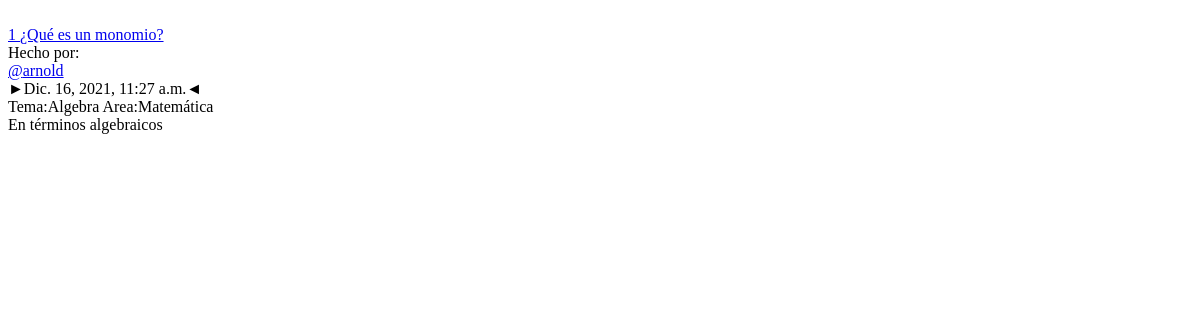
Before: /search_e/ with the older database file.
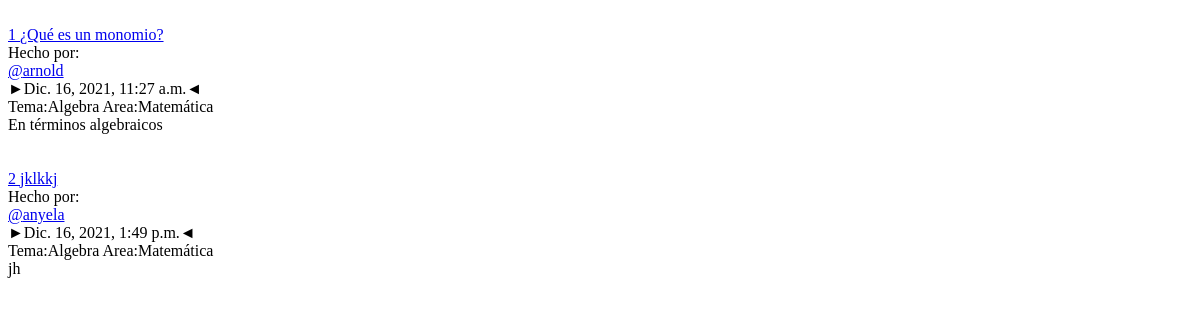
After: the same page with the newer database file.
### usuarios/models.py (models this page shows, shortened)
class Pregunta(models.Model):
    id = models.AutoField(primary_key=True)
    enunciado = models.CharField(max_length = 500, null = True)
    descripcion = models.CharField(max_length = 500, null = True)
    usuario = models.ForeignKey (Usuario, on_delete = models.CASCADE, null = True)
    tema = models.ForeignKey (Tema, on_delete = models.CASCADE, null = True)
    area = models.ForeignKey (Area, on_delete = models.CASCADE, null = True)
    fecha_de_creacion = models.DateTimeField(blank = True, null = True)
    fecha_de_modificacion = models.DateTimeField(blank = True, null = True)
    estado = models.BooleanField(null = True)

class Usuario(models.Model):
    id = models.AutoField(primary_key=True)
    nombre = models.CharField(max_length = 50, null = True)
    usuario = models.CharField(max_length = 100, null = True)
    contrasenia = models.CharField(max_length = 255, null = True)
    correo = models.CharField(max_length = 100, null = True)
    celular = models.CharField(max_length = 20, null = True)
    pais = models.CharField(max_length = 50, null = True)
    fecha_de_nacimiento = models.DateTimeField(blank = True, null = True)
    nivel = models.ForeignKey (Nivel, on_delete = models.CASCADE, null = True)
    num_resp_confiables=models.IntegerField(null=True)
    fecha_de_creacion = models.DateTimeField(blank = True, null = True)
    fecha_de_modificacion = models.DateTimeField(blank = True, null = True)
    estado = models.BooleanField(null = True)

class Tema(models.Model):
    id = models.AutoField(primary_key=True)
    nombre = models.CharField(max_length = 255, null = True)
    area = models.ForeignKey (Area, on_delete = models.CASCADE, null = True)
    fecha_de_creacion = models.DateTimeField(blank = True, null = True)
    fecha_de_modificacion = models.DateTimeField(blank = True, null = True)
    estado = models.BooleanField(null = True)
    def __str__(self):
        return self.nombre

class Area(models.Model):
    id = models.AutoField(primary_key=True)
    nombre = models.CharField(max_length = 255, null = True)
    fecha_de_creacion = models.DateTimeField(blank = True, null = True)
    fecha_de_modificacion = models.DateTimeField(blank = True, null = True)
    estado = models.BooleanField(null = True)
    def __str__(self):
        return self.nombre

### usuarios/views.py (the view)
# urls.py: path('search_e/', vu.search_e),
def search_e(request):
    indices = ["enunciado__icontains", "area_id", "tema_id", "fecha_de_modificacion__gte"]
    enunciado = request.GET.get("enum","")
    area = request.GET.get("id_ar","")
    tema = request.GET.get("id_tem","")
    fecha = request.GET.get("date","")
    objetos = [enunciado, area, tema, fecha]
    filtro = {}
    for i in range (4):
        if objetos[i] != "":
            filtro[indices[i]]=objetos[i]
    preguntas=list(usuarios.Pregunta.objects.filter(**filtro))
    pregunta_usuario=[]
    for pregunta in preguntas:
        usuario=usuarios.Usuario.objects.get(id=pregunta.usuario_id)
        pregunta_usuario.append([pregunta,usuario])
    return render(request,"busqueda.html",{"preguntas":pregunta_usuario})

### templates/busqueda.html (shortened to what this page needs)
{% for pregunta in preguntas %}
<div class="content-pre">
    <div class="content-pregun">
        <div class="pregunta-foro">
            <div class="container-title-temas-bus">
                <div class="izquierda-title" style="display: flex; flex-direction: column;width: 100%;">
                        <a href="/pregunta/?id={{pregunta.0.id}}">{{forloop.counter}} {{pregunta.0.enunciado}}</a></span>
                        <div class="conentsubtemas">
                            <div class="filapre">
                                <div class="alinedo-usuario-p">
                                    <div class="alin-usu-es">Hecho por:</div>
                                    <div>
                                        <a href="/usuario/?usuario={{pregunta.1.id}}">@{{pregunta.1.usuario}}</a>
                                    </div>
                                    <div class="alin-usu-es">
                                        ►{{pregunta.1.fecha_de_modificacion}}◄
                                    </div>
                                </div>
                            </div>
                        </div>
                </div>
                <div class="column-pre " style="margin-top: 0px;">
                    <span>Tema:{{pregunta.0.tema}}</span>
                    <span>Area:{{pregunta.0.area}}</span>
                </div>
            </div>
            <div class="content-pre-foro">
                <div>{{pregunta.0.descripcion}}</div>
            </div>
        </div>
    </div>
</div>
{%endfor%}

Changed rows visible on the page:
added Pregunta: enunciado "jklkkj", usuario "anyela", fecha_de_modificacion "Dic. 16, 2021, 1:49 p.m.", tema.nombre "Algebra", area.nombre "Matemática", descripcion "jh"
